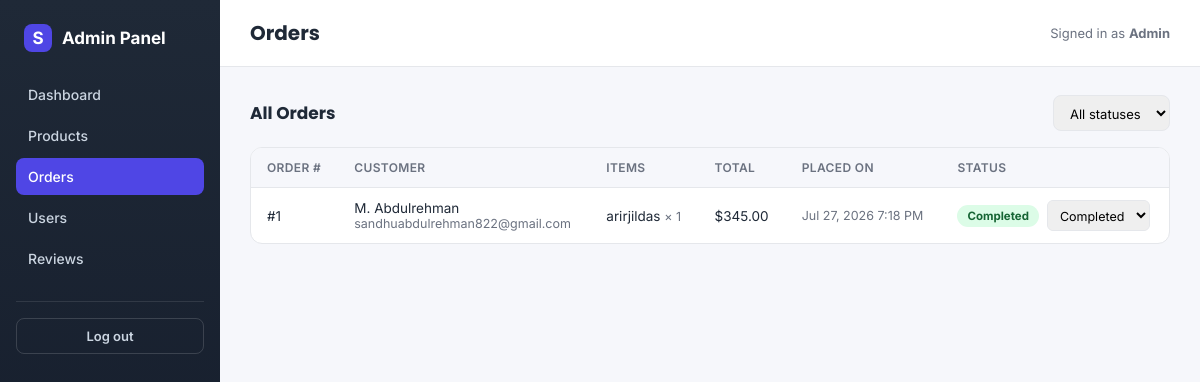
The app's page /admin/orders.php (signed in) with its own data.
### tables this page shows
CREATE TABLE `orders` (
  `id` int(10) UNSIGNED NOT NULL,
  `user_id` int(10) UNSIGNED NOT NULL,
  `status` enum('pending','received','shipped','completed','cancelled') NOT NULL DEFAULT 'pending',
  `total_amount` decimal(10,2) NOT NULL DEFAULT 0.00,
  `created_at` timestamp NOT NULL DEFAULT current_timestamp(),
  `updated_at` timestamp NOT NULL DEFAULT current_timestamp() ON UPDATE current_timestamp()
);

CREATE TABLE `users` (
  `id` int(10) UNSIGNED NOT NULL,
  `full_name` varchar(120) NOT NULL,
  `email` varchar(190) NOT NULL,
  `password_hash` varchar(255) NOT NULL,
  `role` enum('user','admin') NOT NULL DEFAULT 'user',
  `created_at` timestamp NOT NULL DEFAULT current_timestamp(),
  `updated_at` timestamp NOT NULL DEFAULT current_timestamp() ON UPDATE current_timestamp()
);

CREATE TABLE `order_items` (
  `id` int(10) UNSIGNED NOT NULL,
  `order_id` int(10) UNSIGNED NOT NULL,
  `product_id` int(10) UNSIGNED DEFAULT NULL,
  `product_name` varchar(150) NOT NULL,
  `quantity` int(10) UNSIGNED NOT NULL DEFAULT 1,
  `unit_price` decimal(10,2) NOT NULL
);

### includes/functions.php (called while the page is built, shortened)
<?php
function e(string $value): string {
    return htmlspecialchars($value, ENT_QUOTES, 'UTF-8');
}
function money(float $amount): string {
    return '$' . number_format($amount, 2);
}

### admin/orders.php (the view, shortened to what this page needs)
<?php
require __DIR__ . '/../includes/functions.php';
require __DIR__ . '/../config/db.php';
$statuses = ['pending', 'received', 'shipped', 'completed', 'cancelled'];
$sql = 'SELECT o.id, o.status, o.total_amount, o.created_at, u.full_name, u.email
        FROM orders o JOIN users u ON u.id = o.user_id';
$params = [];
$sql .= ' ORDER BY o.created_at DESC';
$stmt = $pdo->prepare($sql);
$stmt->execute($params);
$orders = $stmt->fetchAll();
$itemsByOrder = [];
if (!empty($orders)) {
    $ids = array_column($orders, 'id');
    $placeholders = implode(',', array_fill(0, count($ids), '?'));
    $itemsStmt = $pdo->prepare(
        "SELECT order_id, product_name, quantity, unit_price FROM order_items WHERE order_id IN ($placeholders)"
    );
    $itemsStmt->execute($ids);
    foreach ($itemsStmt->fetchAll() as $row) {
        $itemsByOrder[$row['order_id']][] = $row;
    }
}
$activeNav = 'orders';
?>
<!DOCTYPE html>
<html lang="en">
<head>
<link rel="stylesheet" href="../assets/css/style.css">
</head>
<body>
<div class="admin-shell">
  <?php require __DIR__ . '/../includes/nav_admin.php'; ?>
  <div class="admin-main">
    <div class="admin-topbar">
      <h1>Orders</h1>
      <div class="admin-user">Signed in as <strong><?= e($_SESSION['full_name'] ?? 'Admin') ?></strong></div>
    </div>
    <div class="admin-content">
      <div class="section-head">
        <h2>All Orders</h2>
        <form method="GET" style="margin:0;">
          <select name="status" class="field-select" onchange="this.form.submit()" style="padding:8px 12px;border-radius:8px;border:1.5px solid var(--border);font-family:inherit;font-size:13px;">
            <option value="">All statuses</option>
          </select>
        </form>
      </div>
      <?php if (empty($orders)): ?>
        <div class="empty-state">No orders found.</div>
      <?php else: ?>
        <div class="table-wrap">
          <table class="data-table">
            <thead>
              <tr>
                <th>Order #</th>
                <th>Customer</th>
                <th>Items</th>
                <th>Total</th>
                <th>Placed On</th>
                <th>Status</th>
              </tr>
            </thead>
            <tbody>
              <?php foreach ($orders as $o): ?>
                <tr>
                  <td>#<?= (int) $o['id'] ?></td>
                  <td>
                    <?= e($o['full_name']) ?>
                    <div class="cell-muted"><?= e($o['email']) ?></div>
                  </td>
                  <td>
                    <?php foreach (($itemsByOrder[$o['id']] ?? []) as $it): ?>
                      <div><?= e($it['product_name']) ?> <span class="cell-muted">× <?= (int) $it['quantity'] ?></span></div>
                    <?php endforeach; ?>
                  </td>
                  <td><?= money((float) $o['total_amount']) ?></td>
                  <td class="cell-muted"><?= e(date('M j, Y g:i A', strtotime($o['created_at']))) ?></td>
                  <td>
                    <form method="POST" style="display:flex;align-items:center;gap:8px;">
                      <span class="badge badge-<?= e($o['status']) ?>"><?= e($o['status']) ?></span>
                      <select name="status" onchange="this.form.submit()">
                        <?php foreach ($statuses as $s): ?>
                          <option value="<?= e($s) ?>" <?= $o['status'] === $s ? 'selected' : '' ?>><?= e(ucfirst($s)) ?></option>
                        <?php endforeach; ?>
                      </select>
                    </form>
                  </td>
                </tr>
              <?php endforeach; ?>
            </tbody>
          </table>
        </div>
      <?php endif; ?>
    </div>
  </div>
</div>
</body>
</html>

### includes/nav_admin.php (shortened to what this page needs)
<?php
$activeNav = $activeNav ?? '';
function nav_active($key, $activeNav) { return $key === $activeNav ? 'active' : ''; }
?>
<div class="admin-sidebar">
  <div class="brand">
    <span class="logo-dot">S</span>
    <span>Admin Panel</span>
  </div>
  <nav>
    <a href="dashboard.php" class="<?= nav_active('dashboard', $activeNav) ?>">Dashboard</a>
    <a href="products.php" class="<?= nav_active('products', $activeNav) ?>">Products</a>
    <a href="orders.php" class="<?= nav_active('orders', $activeNav) ?>">Orders</a>
    <a href="users.php" class="<?= nav_active('users', $activeNav) ?>">Users</a>
    <a href="reviews.php" class="<?= nav_active('reviews', $activeNav) ?>">Reviews</a>
  </nav>
  <div class="sidebar-foot">
    <form method="POST" action="../logout.php">
      <button type="submit">Log out</button>
    </form>
  </div>
</div>

### assets/css/style.css (style rules this page uses)
:root { --primary: #4f46e5; --primary-dark: #3730a3; --accent: #f59e0b; --bg: #f6f7fb; --card: #ffffff; --error: #dc2626; --success: #16a34a; --border: #e5e7eb; --text: #1f2937; --muted: #6b7280; }
* { box-sizing: border-box; }
body { margin: 0; font-family: 'Inter', system-ui, -apple-system, sans-serif; background: var(--bg); color: var(--text); }
h1, h2, .brand-name { font-family: 'Poppins', 'Inter', sans-serif; }
.brand { display: flex; align-items: center; gap: 10px; font-weight: 700; font-size: 20px; position: relative; z-index: 1; }
.brand .logo-dot { width: 34px; height: 34px; background: #fff; border-radius: 9px; display: flex; align-items: center; justify-content: center; color: var(--primary); font-weight: 700; }
.admin-shell { display: flex; min-height: 100vh; }
.admin-sidebar { width: 220px; background: linear-gradient(180deg, #1f2937, #111827); color: #e5e7eb; padding: 24px 16px; flex-shrink: 0; }
.admin-sidebar .brand { display: flex; align-items: center; gap: 10px; font-weight: 700; font-size: 17px; color: #fff; padding: 0 8px 24px; }
.admin-sidebar .brand .logo-dot { width: 28px; height: 28px; border-radius: 8px; background: var(--primary); display: flex; align-items: center; justify-content: center; font-weight: 700; color: #fff; }
.admin-sidebar nav a { display: flex; align-items: center; gap: 10px; padding: 10px 12px; margin-bottom: 4px; border-radius: 8px; color: #cbd5e1; text-decoration: none; font-size: 14px; font-weight: 500; }
.admin-sidebar nav a.active { background: var(--primary); color: #fff; }
.admin-sidebar .sidebar-foot { margin-top: 24px; padding-top: 16px; border-top: 1px solid rgba(255,255,255,0.1); }
.admin-sidebar .sidebar-foot form { margin: 0; }
.admin-sidebar .sidebar-foot button { width: 100%; background: transparent; border: 1.5px solid rgba(255,255,255,0.15); color: #cbd5e1; padding: 9px; border-radius: 8px; cursor: pointer; font-family: inherit; font-size: 13px; font-weight: 600; }
.admin-main { flex: 1; min-width: 0; }
.admin-topbar { background: var(--card); border-bottom: 1px solid var(--border); padding: 18px 30px; display: flex; align-items: center; justify-content: space-between; }
.admin-topbar h1 { margin: 0; font-size: 20px; }
.admin-topbar .admin-user { font-size: 13px; color: var(--muted); }
.admin-content { padding: 28px 30px 60px; max-width: 1200px; }
.section-head { display: flex; align-items: center; justify-content: space-between; margin-bottom: 16px; }
.section-head h2 { margin: 0; font-size: 17px; }
.table-wrap { background: var(--card); border: 1px solid var(--border); border-radius: 12px; overflow: hidden; overflow-x: auto; }
table.data-table { width: 100%; border-collapse: collapse; font-size: 13.5px; min-width: 560px; }
.data-table th { text-align: left; padding: 12px 16px; background: var(--bg); color: var(--muted); font-weight: 600; font-size: 12px; text-transform: uppercase; letter-spacing: 0.03em; border-bottom: 1px solid var(--border); }
.data-table td { padding: 12px 16px; border-bottom: 1px solid var(--border); vertical-align: middle; }
.data-table tr:last-child td { border-bottom: none; }
.data-table .cell-muted { color: var(--muted); font-size: 12.5px; }
.data-table select { padding: 6px 8px; border-radius: 6px; border: 1.5px solid var(--border); font-family: inherit; font-size: 12.5px; }
.badge { display: inline-block; padding: 4px 10px; border-radius: 999px; font-size: 11.5px; font-weight: 700; text-transform: capitalize; }
.badge-completed { background: #dcfce7; color: #166534; }

### records on screen
orders: id "1", user.full_name "M. Abdulrehman", user.email "sandhuabdulrehman822@gmail.com", total_amount "$345.00", created_at "Jul 27, 2026 7:18 PM", status "Completed"
order_items: product_name "arirjildas", quantity "1"

### other values on screen
$_SESSION['full_name'] "Admin"
